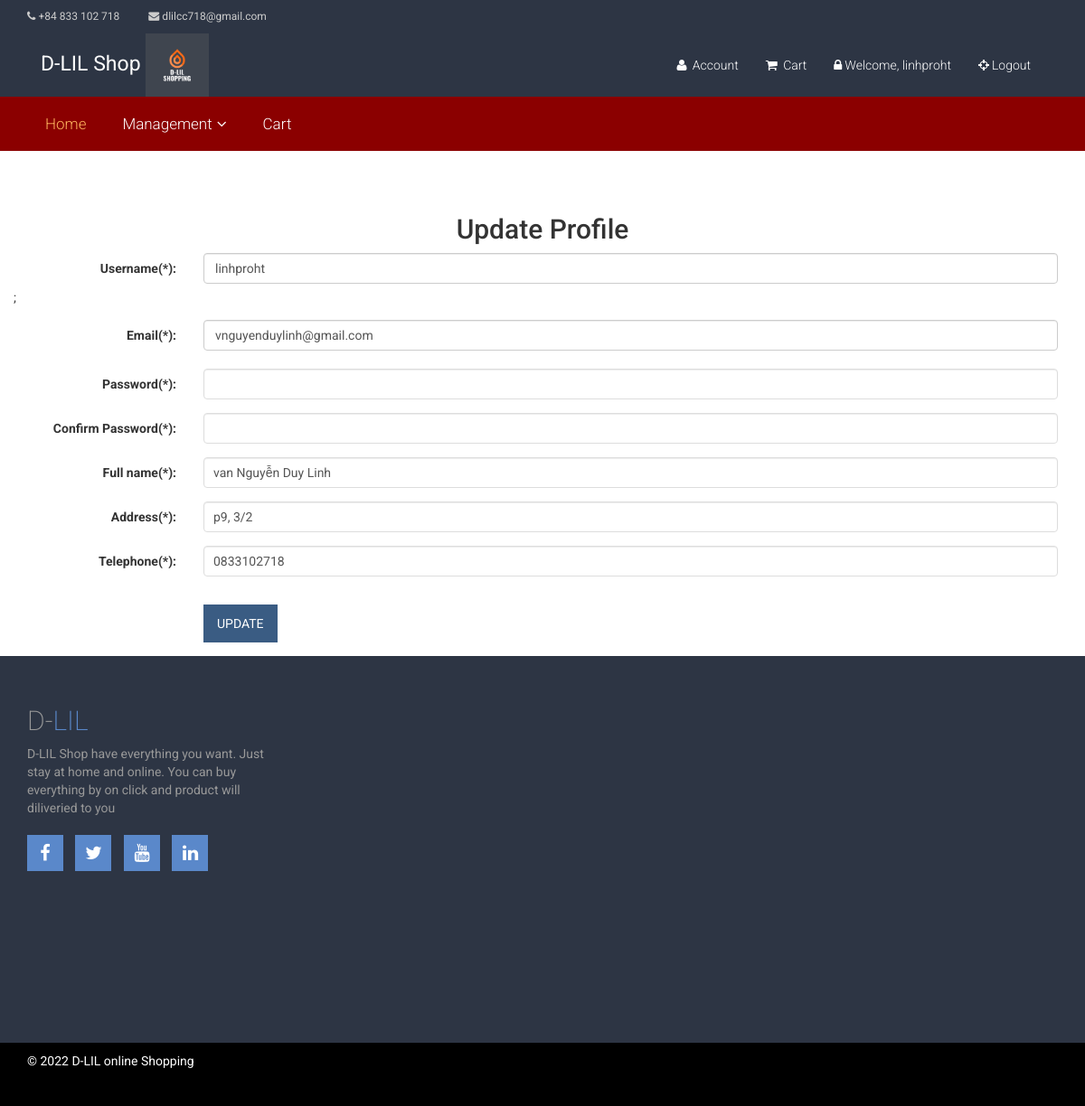
Screenshot of /index.php?page=update_customer (signed in) with the database file from the repository.
### tables this page shows
CREATE TABLE `customer` (
  `Username` varchar(20) NOT NULL,
  `Password` varchar(40) NOT NULL,
  `CustName` varchar(30) NOT NULL,
  `gender` int(11) NOT NULL,
  `Address` varchar(1000) NOT NULL,
  `telephone` varchar(50) NOT NULL,
  `email` varchar(50) NOT NULL,
  `CusDate` int(11) NOT NULL,
  `CusMonth` int(11) NOT NULL,
  `CusYear` int(11) NOT NULL,
  `SSN` varchar(10) DEFAULT NULL,
  `ActiveCode` varchar(100) NOT NULL,
  `state` int(11) NOT NULL
);

### Update_customer.php (the view, shortened to what this page needs)
<?php
$query = "SELECT CustName, Address, email, telephone
	FROM customer
	WHERE Username = '" . $_SESSION["us"] . "'";
$result = mysqli_query($conn, $query) or die(mysqli_error($conn));
$row = mysqli_fetch_array($result, MYSQLI_ASSOC);
$us = $_SESSION["us"];
$email = $row["email"];
$fullname = $row["CustName"];
$address = $row["Address"];
$telephone = $row["telephone"];
?>
<div class="container">
<h2 style="text-align: center;">Update Profile</h2>
			 	<form id="form1" name="form1" method="post" action="" class="form-horizontal" role="form">
					<div class="form-group">
                            <label for="lblTenDangNhap" class="col-sm-2 control-label">Username(*):  </label>
							<div class="col-sm-10">
							      <label class="form-control" style="font-weight:400"><?php echo $us ?></label>
							</div>;
                     </div>
                         <div class="form-group">
                            <label for="lblEmail" class="col-sm-2 control-label">Email(*):  </label>
							<div class="col-sm-10">
							       <label class="form-control" style="font-weight:400"><?php echo $email; ?></label>
							</div>
                          </div>
                           <div class="form-group">
                            <label for="lblMatKhau1" class="col-sm-2 control-label">Password(*):  </label>
							<div class="col-sm-10">
							      <input type="password" name="txtPass1" id="txtPass1" class="form-control"/>
							</div>
                            </div>
                             <div class="form-group">
                            <label for="lblMatKhau2" class="col-sm-2 control-label">Confirm Password(*):  </label>
							<div class="col-sm-10">
							      <input type="password" name="txtPass2" id="txtPass2" class="form-control"/>
							</div>
                            </div>
                            <div class="form-group">
                            	<label for="lblHoten" class="col-sm-2 control-label">Full name(*):  </label>
								<div class="col-sm-10">
							      <input type="text" name="txtFullname" id="txtFullname" value="<?php echo $fullname; ?>"
								  class="form-control" placeholder="Enter Fullname, please"/>
								</div>
                            </div>
                             <div class="form-group">
                             <label for="lblDiaChi" class="col-sm-2 control-label">Address(*):  </label>
							<div class="col-sm-10">
							      <input type="text" name="txtAddress" id="txtAddress" value="<?php echo $address ?>" class="form-control" placeholder="Enter Address, please"/>
							</div>
                            </div>
                            <div class="form-group">
                            <label for="lblDienThoai" class="col-sm-2 control-label">Telephone(*):  </label>
							<div class="col-sm-10">
							      <input type="text" name="txtTel" id="txtTel" value="<?php echo $telephone ?>" class="form-control" placeholder="Enter Telephone, please" />
							</div>
                            </div>
					<div class="form-group">
						<div class="col-sm-offset-2 col-sm-10">
						      <input type="submit"  class="btn btn-primary" name="btnUpdate" id="btnUpdate" value="Update"/>
						</div>
					</div>
				</form>
</div>

### style.css (style rules this page uses)
h1, h2, h3, h4, h5, h6 { margin: 0 0 15px; }
body { font-family:Arial, Helvetica, sans-serif; }
input[type="text"], input[type="password"], input[type="email"], textarea { border: 1px solid #ddd; padding: 10px; }
input[type="submit"], button[type=submit], input[type="button"] { background: none repeat scroll 0 0 #5a88ca; border: medium none; color: #fff; padding: 11px 20px; text-transform: uppercase; }

### css/responsive.css (style rules this page uses)
@media only screen and (min-width: 992px) and (max-width: 1280px) { input[type="submit"], button[type="submit"], [type="button"] { padding: 11px 15px; } }

### csseshop/main.css (style rules this page uses)
body { font-family: 'Roboto', sans-serif; background:; position: relative; font-weight:400px; }
h1, h2, h3, h4, h5, h6 { font-family: 'Roboto', sans-serif; }
.btn.btn-primary { background:#3A5C83; border: 0 none; border-radius: 0; margin-top: 16px; }

### rows the page displays
customer: email "vnguyenduylinh@gmail.com", txtFullname "van Nguyễn Duy Linh", txtAddress "p9, 3/2", txtTel "0833102718"

### other values shown
$_SESSION['us'] "linhproht"
$us "linhproht"
